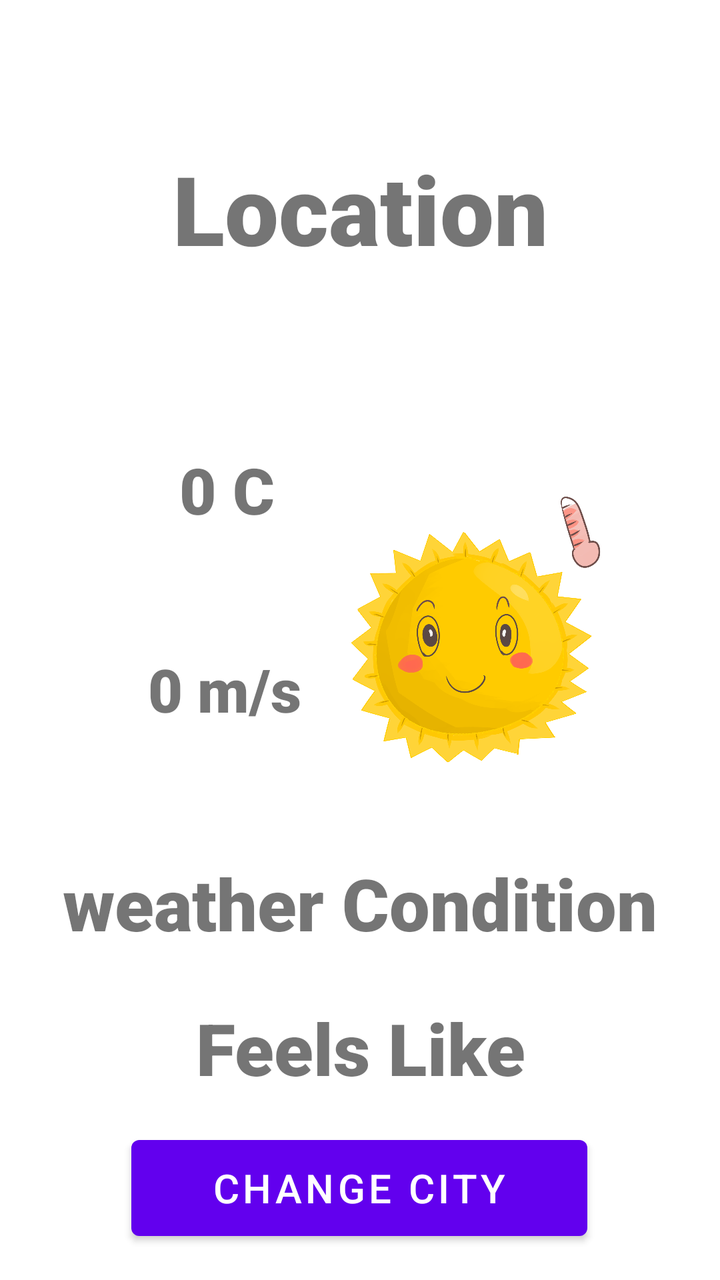
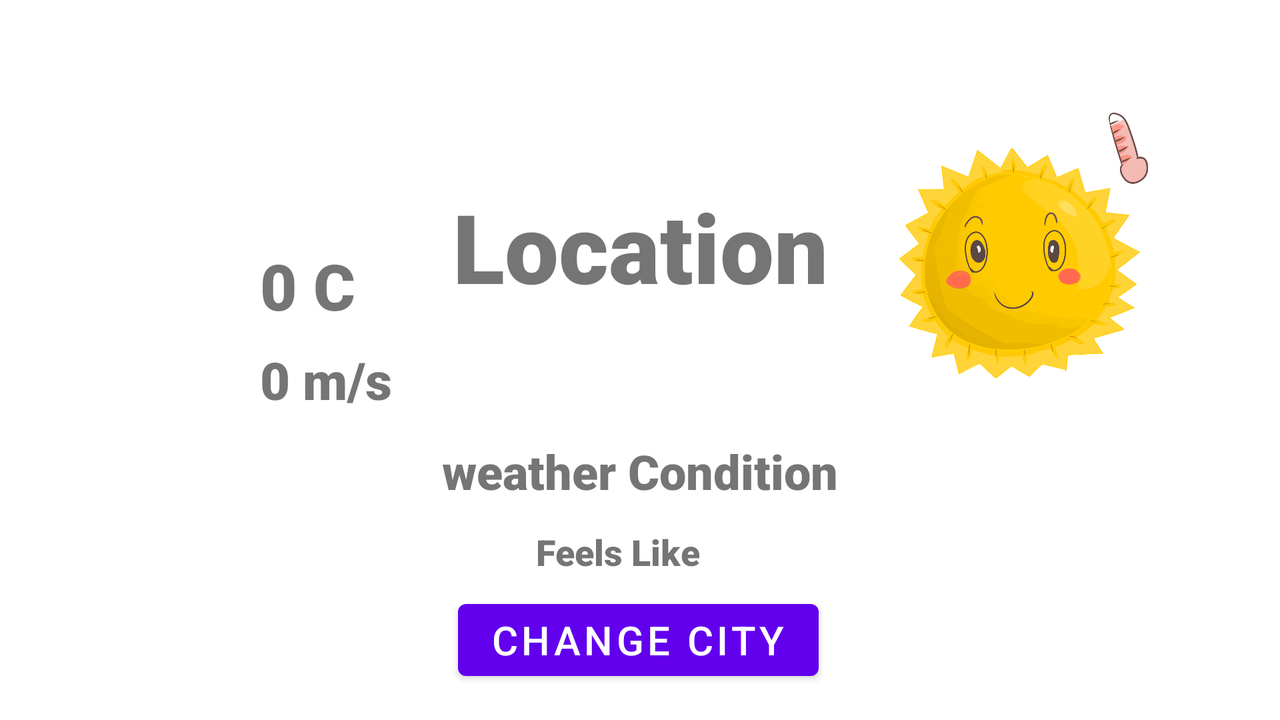

Compare how this app lays out the same screen by default and in its alternative resource folder. The renders come first, then the two layout files and the values they reference.
<!-- AndroidManifest.xml: application theme Theme.APIConnectionWeather -->
<!-- res/layout/activity_weather_apiinfo.xml -->
<?xml version="1.0" encoding="utf-8"?>
<androidx.constraintlayout.widget.ConstraintLayout xmlns:android="http://schemas.android.com/apk/res/android"
    xmlns:app="http://schemas.android.com/apk/res-auto"
    xmlns:tools="http://schemas.android.com/tools"
    android:layout_width="match_parent"
    android:layout_height="match_parent"
    tools:context=".weatherAPIinfo">

    <TextView
        android:id="@+id/locationView2"
        android:layout_width="wrap_content"
        android:layout_height="90dp"
        android:layout_marginTop="72dp"
        android:fontFamily="sans-serif-black"
        android:text="Location"
        android:textAlignment="center"
        android:textSize="48sp"
        app:layout_constraintEnd_toEndOf="parent"
        app:layout_constraintStart_toStartOf="parent"
        app:layout_constraintTop_toTopOf="parent" />

    <TextView
        android:id="@+id/tempView2"
        android:layout_width="115dp"
        android:layout_height="68dp"
        android:layout_marginStart="56dp"
        android:layout_marginBottom="136dp"
        android:fontFamily="sans-serif-black"
        android:text="0 C"
        android:textAlignment="center"
        android:textSize="32sp"
        app:layout_constraintBottom_toTopOf="@+id/weatherConditionView2"
        app:layout_constraintStart_toStartOf="parent" />

    <TextView
        android:id="@+id/windView2"
        android:layout_width="113dp"
        android:layout_height="71dp"
        android:layout_marginStart="56dp"
        android:layout_marginBottom="32dp"
        android:fontFamily="sans-serif-black"
        android:text="0 m/s"
        android:textAlignment="center"
        android:textSize="30sp"
        app:layout_constraintBottom_toTopOf="@+id/weatherConditionView2"
        app:layout_constraintStart_toStartOf="parent" />

    <TextView
        android:id="@+id/weatherConditionView2"
        android:layout_width="wrap_content"
        android:layout_height="wrap_content"
        android:layout_marginBottom="24dp"
        android:fontFamily="sans-serif-black"
        android:text="weather Condition"
        android:textAlignment="center"
        android:textSize="36sp"
        app:layout_constraintBottom_toTopOf="@+id/feelsLikeView2"
        app:layout_constraintEnd_toEndOf="parent"
        app:layout_constraintStart_toStartOf="parent" />

    <TextView
        android:id="@+id/feelsLikeView2"
        android:layout_width="0dp"
        android:layout_height="wrap_content"
        android:layout_marginStart="8dp"
        android:layout_marginEnd="8dp"
        android:layout_marginBottom="16dp"
        android:fontFamily="sans-serif-black"
        android:text="Feels Like"
        android:textAlignment="center"
        android:textSize="36sp"
        app:layout_constraintBottom_toTopOf="@+id/button2"
        app:layout_constraintEnd_toEndOf="parent"
        app:layout_constraintHorizontal_bias="0.0"
        app:layout_constraintStart_toStartOf="parent" />

    <Button
        android:id="@+id/button2"
        android:layout_width="228dp"
        android:layout_height="60dp"
        android:layout_marginStart="8dp"
        android:layout_marginEnd="8dp"
        android:layout_marginBottom="16dp"
        android:onClick="openAPI_Activity"
        android:text="@string/change_city"
        android:textSize="20sp"
        app:layout_constraintBottom_toBottomOf="parent"
        app:layout_constraintEnd_toEndOf="parent"
        app:layout_constraintHorizontal_bias="0.498"
        app:layout_constraintStart_toStartOf="parent" />

    <ImageView
        android:id="@+id/imageView2"
        android:layout_width="147dp"
        android:layout_height="163dp"
        android:layout_marginEnd="44dp"
        android:layout_marginBottom="32dp"
        app:layout_constraintBottom_toTopOf="@+id/weatherConditionView2"
        app:layout_constraintEnd_toEndOf="parent"
        app:srcCompat="@drawable/sunny" />

    <TextView
        android:id="@+id/tvCityAPI"
        android:layout_width="156dp"
        android:layout_height="57dp"
        android:layout_marginTop="8dp"
        android:layout_marginBottom="16dp"
        android:textSize="28sp"
        app:layout_constraintBottom_toTopOf="@+id/tempView2"
        app:layout_constraintEnd_toEndOf="parent"
        app:layout_constraintHorizontal_bias="0.498"
        app:layout_constraintStart_toStartOf="parent"
        app:layout_constraintTop_toBottomOf="@+id/locationView2"
        app:layout_constraintVertical_bias="0.197" />

</androidx.constraintlayout.widget.ConstraintLayout>
<!-- resources referenced by this layout -->
<resources>
  <!-- drawable sunny: png bitmap (drawable, 528882 bytes) -->
  <string name="change_city">Change City</string>
  <style name="Theme.APIConnectionWeather" parent="Theme.MaterialComponents.DayNight.DarkActionBar">
          
          <item name="colorPrimary">@color/purple_500</item>
          <item name="colorPrimaryVariant">@color/purple_700</item>
          <item name="colorOnPrimary">@color/white</item>
          
          <item name="colorSecondary">@color/teal_200</item>
          <item name="colorSecondaryVariant">@color/teal_700</item>
          <item name="colorOnSecondary">@color/black</item>
          
          <item name="android:statusBarColor">?attr/colorPrimaryVariant</item>
          
      </style>
</resources>
<!-- res/layout-land/activity_weather_apiinfo.xml (the repository's variant of the layout above) -->
<!-- drawn on the phone turned sideways -->
<?xml version="1.0" encoding="utf-8"?>
<androidx.constraintlayout.widget.ConstraintLayout xmlns:android="http://schemas.android.com/apk/res/android"
    xmlns:app="http://schemas.android.com/apk/res-auto"
    xmlns:tools="http://schemas.android.com/tools"
    android:layout_width="match_parent"
    android:layout_height="match_parent"
    tools:context=".weatherAPIinfo">

    <TextView
        android:id="@+id/locationView2"
        android:layout_width="wrap_content"
        android:layout_height="wrap_content"
        android:layout_marginTop="72dp"
        android:fontFamily="sans-serif-black"
        android:text="Location"
        android:textAlignment="center"
        android:textSize="48sp"
        app:layout_constraintBottom_toTopOf="@+id/tvCityAPI"
        app:layout_constraintEnd_toEndOf="parent"
        app:layout_constraintStart_toStartOf="parent"
        app:layout_constraintTop_toTopOf="parent" />

    <TextView
        android:id="@+id/tempView2"
        android:layout_width="wrap_content"
        android:layout_height="wrap_content"
        android:layout_marginStart="130dp"
        android:layout_marginBottom="8dp"
        android:fontFamily="sans-serif-black"
        android:text="0 C"
        android:textAlignment="center"
        android:textSize="32sp"
        app:layout_constraintBottom_toTopOf="@+id/windView2"
        app:layout_constraintStart_toStartOf="parent" />

    <TextView
        android:id="@+id/windView2"
        android:layout_width="wrap_content"
        android:layout_height="wrap_content"
        android:layout_marginStart="130dp"
        android:layout_marginBottom="12dp"
        android:fontFamily="sans-serif-black"
        android:text="0 m/s"
        android:textAlignment="center"
        android:textSize="26sp"
        app:layout_constraintBottom_toTopOf="@+id/weatherConditionView2"
        app:layout_constraintStart_toStartOf="parent" />

    <TextView
        android:id="@+id/weatherConditionView2"
        android:layout_width="wrap_content"
        android:layout_height="wrap_content"
        android:layout_marginStart="8dp"
        android:layout_marginEnd="8dp"
        android:layout_marginBottom="12dp"
        android:fontFamily="sans-serif-black"
        android:text="weather Condition"
        android:textAlignment="center"
        android:textSize="24sp"
        app:layout_constraintBottom_toTopOf="@+id/feelsLikeView2"
        app:layout_constraintEnd_toEndOf="parent"
        app:layout_constraintStart_toStartOf="parent" />

    <TextView
        android:id="@+id/feelsLikeView2"
        android:layout_width="wrap_content"
        android:layout_height="wrap_content"
        android:layout_marginStart="8dp"
        android:layout_marginEnd="8dp"
        android:layout_marginBottom="8dp"
        android:fontFamily="sans-serif-black"
        android:text="Feels Like"
        android:textAlignment="center"
        android:textSize="18sp"
        app:layout_constraintBottom_toTopOf="@+id/button2"
        app:layout_constraintEnd_toEndOf="parent"
        app:layout_constraintHorizontal_bias="0.479"
        app:layout_constraintStart_toStartOf="parent" />

    <Button
        android:id="@+id/button2"
        android:layout_width="wrap_content"
        android:layout_height="wrap_content"
        android:layout_marginStart="8dp"
        android:layout_marginEnd="8dp"
        android:layout_marginBottom="16dp"
        android:onClick="openAPI_Activity"
        android:text="@string/change_city"
        android:textSize="20sp"
        app:layout_constraintBottom_toBottomOf="parent"
        app:layout_constraintEnd_toEndOf="parent"
        app:layout_constraintHorizontal_bias="0.498"
        app:layout_constraintStart_toStartOf="parent" />

    <ImageView
        android:id="@+id/imageView2"
        android:layout_width="147dp"
        android:layout_height="163dp"
        android:layout_marginEnd="50dp"
        android:layout_marginBottom="16dp"
        app:layout_constraintBottom_toTopOf="@+id/weatherConditionView2"
        app:layout_constraintEnd_toEndOf="parent"
        app:srcCompat="@drawable/sunny" />

    <TextView
        android:id="@+id/tvCityAPI"
        android:layout_width="180dp"
        android:layout_height="wrap_content"
        android:layout_marginStart="2dp"
        android:layout_marginEnd="2dp"
        android:layout_marginBottom="8dp"
        android:textSize="28sp"
        app:layout_constraintBottom_toTopOf="@+id/weatherConditionView2"
        app:layout_constraintEnd_toStartOf="@+id/imageView2"
        app:layout_constraintStart_toEndOf="@+id/tempView2" />

</androidx.constraintlayout.widget.ConstraintLayout>
